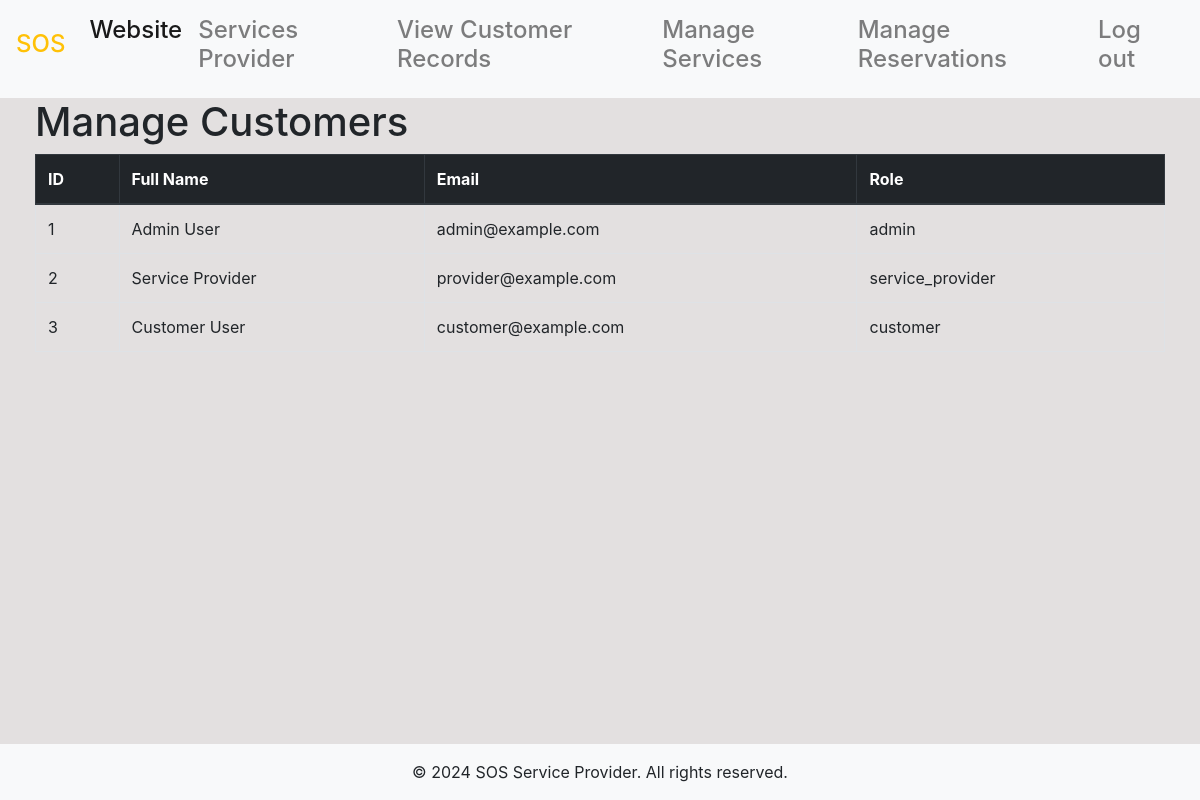
The page /admin/customers.php (signed in) on the database its author committed.
### tables this page shows
CREATE TABLE IF NOT EXISTS `users` (
  `id` INT NOT NULL PRIMARY KEY AUTO_INCREMENT,
  `full_name` VARCHAR(255) NOT NULL,
  `email` VARCHAR(45) unique NOT NULL,
  `password` VARCHAR(255) NOT NULL,
  `user_type` enum('admin','customer','service_provider') default 'customer' NOT NULL
);

### admin/customers.php (the view, shortened to what this page needs)
<?php
require '../database.php';
$users = $conn->query("SELECT * FROM users")->fetch_all(MYSQLI_ASSOC);
?>
<!DOCTYPE html>
<html lang="en">
<head>
    <link href="https://stackpath.bootstrapcdn.com/bootstrap/4.5.2/css/bootstrap.min.css" rel="stylesheet">
        <link href="../css/bootstrap.css" rel="stylesheet" />
<link href="../css/style.css" rel="stylesheet" />
</head>
<body >
    <header>
        <nav class="navbar navbar-expand-lg navbar-light bg-light fixed-top">
            <a class="navbar-brand text-warning" href="../index.php"><h4>SOS</h4></a>
            <div class="collapse navbar-collapse" id="navbarNav">
                <ul class="navbar-nav justify-content-center">
                    <li class="nav-item active">
                        <a class="nav-link" href="../index.php"><h4>Website</h4> </a>
                    </li>
                    <li class="nav-item">
                        <a class="nav-link" href="serviceprovider.php"><h4>Services Provider</h4></a>
                    </li>
                    <li class="nav-item">
                <a class="nav-link" href="customers.php" "><h4>View Customer Records </h4></a>
                    </li>
                    <li class="nav-item">
                        <a class="nav-link" href="service.php"><h4>Manage Services</h4><span class="sr-only">(current)</span></a>
                    </li>
                    <li class="nav-item">
                        <a class="nav-link" href="reservations.php"><h4>Manage Reservations</h4></a>
                    </li>
                </ul>
                <ul class="navbar-nav ml-auto">
                    <?php if (isset($_SESSION["user_type"])) { ?>
                        <li class="nav-item">
                            <a class="nav-link" href="../logout.php"><h4>Log out</h4></a>
                        </li>
                    <?php } else { ?>
                        <li class="nav-item">
                            <a class="nav-link" href="../login.php"><h4>Log in</h4></a>
                        </li>
                    <?php } ?>
                </ul>
            </div>
        </nav>
    </header>
    <div class="wrapper">
    <main  class=" mt-5">
            <div class="row text-center">
            <h1>Manage Customers</h1>
            </div>
             <div class="row">
             <div class="table-responsive">
                <table class="table table-bordered">
                    <thead class="thead-dark">
            <tr>
                <th>ID</th>
                <th>Full Name</th>
                <th>Email</th>
                <th>Role</th>
            </tr>
        </thead>
        <tbody>
            <?php foreach ($users as $user) { ?>
                <tr>
                    <td><?php echo htmlspecialchars($user['id']); ?></td>
                    <td><?php echo htmlspecialchars($user['full_name']); ?></td>
                    <td><?php echo htmlspecialchars($user['email']); ?></td>
                    <td><?php echo htmlspecialchars($user['user_type']); ?></td>
                </tr>
            <?php } ?>
        </tbody>
            </table>
        </div>
        </div>
        </main>
        <footer class="footer mt-auto py-3">
            <?php include '../footer.php'; ?>
        </footer>
    </div>
</body>
</html>

### footer.php
<footer style="
    position: fixed;
    left: 0;
    bottom: 0;
    width: 100%;
    background-color: #f8f9fa;
    text-align: center;
" class="text-center p-3">
    &copy; 2024 SOS Service Provider. All rights reserved.
</footer>

### css/style.css (style rules this page uses)
main { padding:50px; }

### admin/customers.php (style rules this page uses)
html, body { height: 100%; margin-top: 10; padding: 0; background: #e3e0e0; }
.wrapper { min-height: 100%; display: flex; flex-direction: column; }
.footer { margin-top: auto; background-color: #f8f9fa; }

### rows shown on the page
users: id "1", full_name "Admin User", email "admin@example.com", user_type "admin"
users: id "2", full_name "Service Provider", email "provider@example.com", user_type "service_provider"
users: id "3", full_name "Customer User", email "customer@example.com", user_type "customer"
